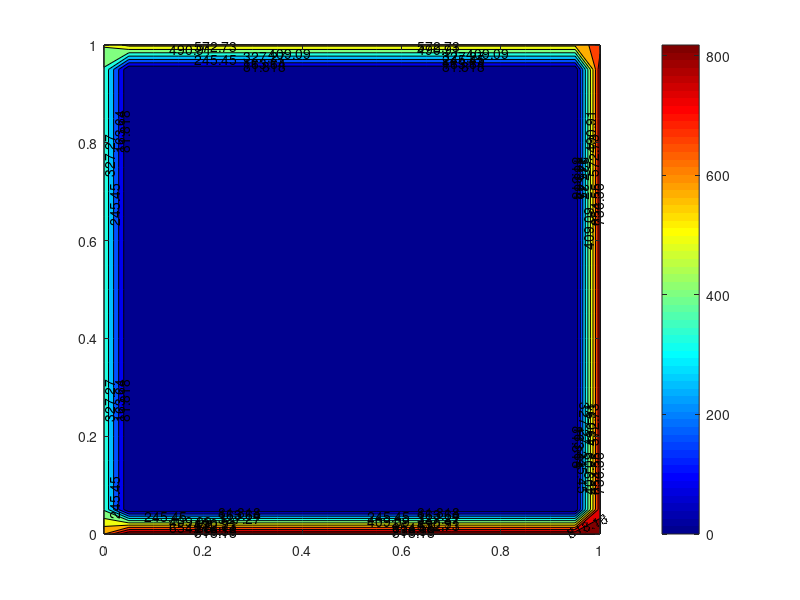

This chart was generated by the following MATLAB code: (Note: this script raises an error after producing the figure.)
% Usteady State Heat conduction by Explicit method 
clear 
clc
close all

% Defining Number of Intervals  
Nx = 20;
Ny = 20;

%Defining the number of time steps 
nt = 2000;

%Defining Diffusivity Constant 
alpha = 1.4;


% Number of grid points 
nx = Nx+1;
ny = Ny+1;

% Rectangular Dimensions 
Lx = 1;
Ly = 1;

% Grid spacing 
dx = Lx/Nx;
dy = Ly/Ny;

% Defining dt by the CFL criteria for explicit method 
% CFL = (2*alpha*dt)/(dx^2)
% CFL < 0.5 for stability 
CFL = 0.5;
dt = (CFL*dx^2)/(2*alpha);

%dt = 0.0002;
D = alpha*dt/(dx^2);

x = (0:Nx)*dx;
y = (0:Ny)*dy;
[X,Y] = meshgrid(x,y);

% Error criteria
eps = 1.e-4;

% Initial value for the temperature
temp =300*zeros(nx,ny,nt);

% Defining the Boundary Conditions Temperature in (K)
temp(:,ny,:) = 600;   % Top
temp(:,1,:)  = 900;   % Bottom
temp(1,:,:)  = 400;   % Left
temp(nx,:,:) = 800;   % Right
temp(1,1,:)   = (900+400)/2;
temp(1,ny,:)  = (600+400)/2;
temp(nx,1,:)  = (900+800)/2;
temp(nx,ny,:) = (600+800)/2;

temp_old = temp(:,:,1);

% Solving by Explicit method 
for t = 1:nt
    for i = 2:nx-1
        for j = 2:ny-1
            % Solving by Explicit Method 
            temp(i,j,t+1)=(1-4*D)*temp_old(i,j)+...
                D*(temp_old(i-1,j)+temp_old(i+1,j)+temp_old(i,j-1)+temp_old(i,j+1)); 
        end
    end
    temp_old = temp(:,:,t);
end

% Plotting the results by a countour plot 
i = 0;
time = 0;
for t = 1:10:nt-1
    i = i + 1;
    % Plotting the countour plot 
    [c,h]=contourf(Y,X,temp(:,:,t),'ShowText','on');
    c = colorbar;
    colormap(jet);
    c.FontSize = 11;
    set(get(c,'label'),'string','Contour:Temperature(K)'...
        ,'FontSize',11);
    xlabel('X(m)','Fontsize',14);
    ylabel('Y(m)','Fontsize',14);
    title(sprintf("Unsteady State Heat Conduction(Explicit) \n Time - %f sec ",time));
    %h.LineColor = 'none';
    %clabel(c,h);
    pause(0.003);
    M(i) = getframe(gcf);
    time = dt+dt*(t-1);
    if(max(max(abs(temp(:,:,t)-temp(:,:,t+1))))<eps)
        % This means that system has reached a Steady State 
        break;
    end
    
end  

%Creating a Video File with decreased Frame Rate for the animation 
videofile = VideoWriter('Unsteady_state_heat_conduction_explicit.avi','Uncompressed AVI');
videofile.FrameRate = 9;
open(videofile);
writeVideo(videofile,M);
close(videofile);